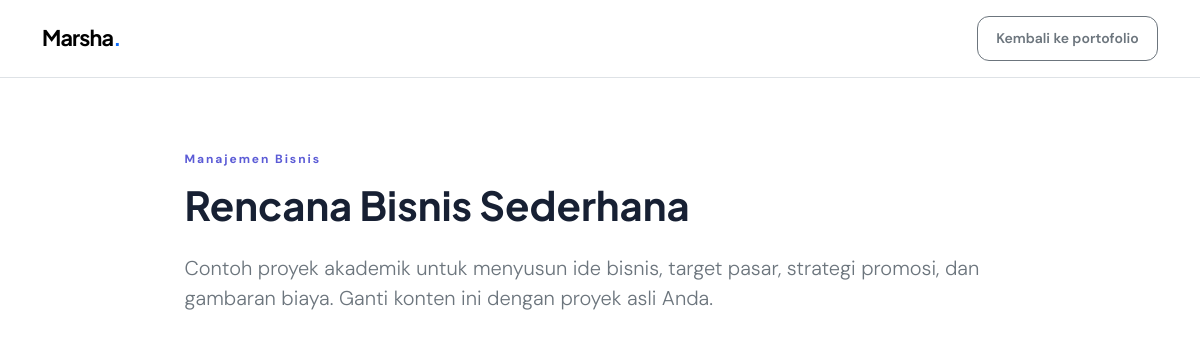
Screenshot of /detail.php?id=1 with the database file from the repository.
### tables this page shows
CREATE TABLE IF NOT EXISTS proyek (
  id INT UNSIGNED AUTO_INCREMENT PRIMARY KEY,
  judul VARCHAR(150) NOT NULL,
  kategori VARCHAR(100) NOT NULL,
  deskripsi TEXT NOT NULL,
  gambar VARCHAR(255) DEFAULT NULL,
  tautan VARCHAR(255) DEFAULT NULL,
  created_at TIMESTAMP DEFAULT CURRENT_TIMESTAMP
);

### helpers.php (called while the page is built, shortened)
<?php
function e(?string $value): string {
    return htmlspecialchars($value ?? '', ENT_QUOTES, 'UTF-8');
}
function base_url(string $path = ''): string {
    return '/portfolio_marsha/' . ltrim($path, '/');
}

### detail.php (the view, shortened to what this page needs)
<?php
require __DIR__ . '/config/koneksi.php';
require __DIR__ . '/config/helpers.php';
$id = filter_input(INPUT_GET, 'id', FILTER_VALIDATE_INT);
$stmt = $pdo->prepare('SELECT * FROM proyek WHERE id = ?');
$stmt->execute([$id ?: 0]);
$item = $stmt->fetch();
?>
<!doctype html><html lang="id"><head><link href="https://cdn.jsdelivr.net/npm/bootstrap@5.3.3/dist/css/bootstrap.min.css" rel="stylesheet"><link href="<?= e(base_url('assets/css/style.css')) ?>" rel="stylesheet"></head><body>
<nav class="navbar bg-white border-bottom"><div class="container"><a class="navbar-brand fw-bold" href="<?= e(base_url()) ?>">Marsha<span class="text-primary">.</span></a><a href="<?= e(base_url('portofolio.php')) ?>" class="btn btn-outline-secondary btn-sm">Kembali ke portofolio</a></div></nav>
<main class="container section-padding"><div class="row justify-content-center"><div class="col-lg-9">
<?php if (!$item): ?><div class="alert alert-warning">Proyek tidak ditemukan.</div><?php else: ?>
<p class="eyebrow"><?= e($item['kategori']) ?></p><h1 class="fw-bold mb-4"><?= e($item['judul']) ?></h1>
<p class="lead text-secondary"><?= nl2br(e($item['deskripsi'])) ?></p>
<?php endif; ?></div></div></main></body></html>

### style.css (style rules this page uses)
:root { --ink:#172033;--muted:#667085;--primary:#5b5bd6;--soft:#f5f6ff;--line:#e8eaf2 }
* { box-sizing:border-box }
body { font-family:'DM Sans',sans-serif;color:var(--ink);background:#fff }
h1,h2,h3,.navbar-brand { font-family:'Plus Jakarta Sans',sans-serif }
.navbar { padding:1rem 0 }
.navbar-brand { letter-spacing:-.04em;font-size:1.35rem }
.btn { border-radius:.75rem;font-weight:600;padding:.7rem 1.15rem }
.eyebrow { font-size:.75rem;font-weight:700;letter-spacing:.16em;color:var(--primary);margin-bottom:.8rem }
.section-padding { padding-top:4.5rem;padding-bottom:4.5rem }

### rows the page displays
proyek: kategori "Manajemen Bisnis", judul "Rencana Bisnis Sederhana", deskripsi "Contoh proyek akademik untuk menyusun ide bisnis, target pasar, strategi promosi, dan gambaran biaya. Ganti konten ini dengan proyek asli Anda."
